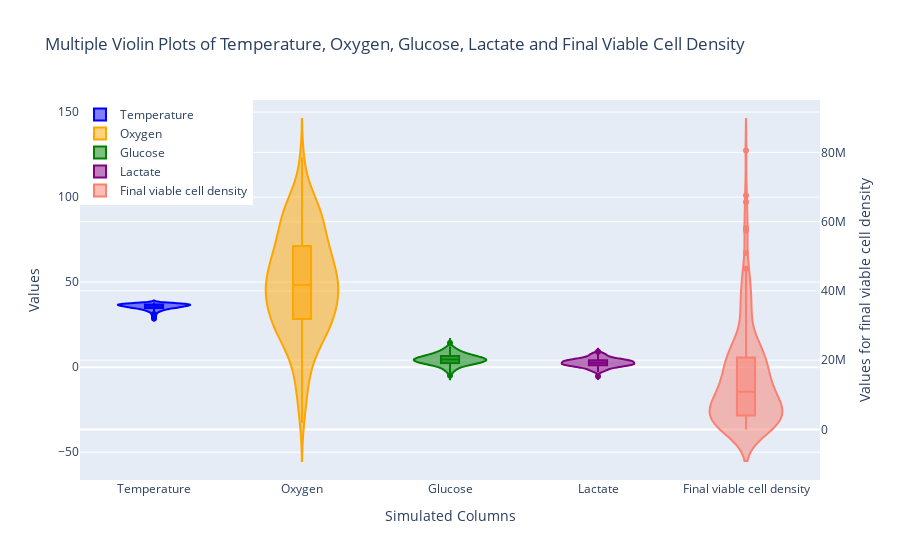

Notebook code cell kept with this figure:
### Markdown cell above
## 3.4 Violin Plot

The Violin plot is hybrid of a box plot and a kernel density plot and it compares probability disributions between two variables (Wikipedia Violin Plot, 2020, Seaborn.pydata.org violinplot, n.d.). Computed using KDE, the curve's width indicates frequency in each section (Yi, 2021). Therefore, the Violin Plot shows both the summary statistics and each variable's density, unlike the box plot which only depicts the summary statistics (Carron, 2021). Therefore, violin plots offer a more detailed representation of the shape of the distribution. 

For multiple Violin Plots, plotly.express and plotly.graph_objects (Plotly.com Graph Objects, n.d.) were imported. Violin plots for multiple traces were generated according to Plotlygraphs (2019), R (2020), Plotly.com Violin (n.d.) and GeeksforGeeks (2021). Trace is a graph object in each plot's data (Plotly.com Traces, n.d.). 

Stack Overflow (2023), Paul (2011), Hashcode55 (2017), Matplotlib.org different scales (n.d.) and Ciortan (2019) were used for reference for multiple Violin Plots on different y-axes.

### Code cell
# create violin traces for each dataset on the first y-axis
tracetemp = go.Violin(y=templg, name='Temperature', box_visible=True, line_color='blue')
traceoxyg = go.Violin(y=oxygenn, name='Oxygen', box_visible=True, line_color='orange')
tracegluc = go.Violin(y=glucosen, name='Glucose', box_visible=True, line_color='green')
tracelact = go.Violin(y=lactaten, name='Lactate', box_visible=True, line_color='purple')

# create a violin trace for fvcde on the second y-axis
tracefvcde = go.Violin(y=fvcde, name='Final viable cell density', 
                       box_visible=True, line_color='salmon', yaxis='y2')

# create layout with two y-axes
layout = go.Layout(
    title='Multiple Violin Plots of Temperature, Oxygen, Glucose, Lactate and Final Viable Cell Density',
    xaxis=dict(title='Simulated Columns'),
    yaxis=dict(title='Values'),
    yaxis2=dict(title='Values for final viable cell density', overlaying='y', side='right'),
    legend=dict(x=0, y=1)
)

fig = go.Figure(data=[tracetemp, traceoxyg, tracegluc, tracelact, tracefvcde], layout=layout) 
fig.show()

### Figure 1 — Plotly figure (JSON) as saved in the notebook; plotly's stock layout.template omitted (floating-point values rounded to 4 significant figures; data arrays with more than 128 entries replaced by an {"elided": "..."} marker saying what was removed)
{"data": [{"box": {"visible": true}, "line": {"color": "blue"}, "name": "Temperature", "type": "violin", "y": {"elided": "200 float values"}}, {"box": {"visible": true}, "line": {"color": "orange"}, "name": "Oxygen", "type": "violin", "y": {"elided": "200 float values"}}, {"box": {"visible": true}, "line": {"color": "green"}, "name": "Glucose", "type": "violin", "y": {"elided": "200 float values"}}, {"box": {"visible": true}, "line": {"color": "purple"}, "name": "Lactate", "type": "violin", "y": {"elided": "200 float values"}}, {"box": {"visible": true}, "line": {"color": "salmon"}, "name": "Final viable cell density", "type": "violin", "y": {"elided": "200 float values"}, "yaxis": "y2"}], "layout": {"legend": {"x": 0, "y": 1}, "title": {"text": "Multiple Violin Plots of Temperature, Oxygen, Glucose, Lactate and Final Viable Cell Density"}, "xaxis": {"title": {"text": "Simulated Columns"}}, "yaxis": {"title": {"text": "Values"}}, "yaxis2": {"overlaying": "y", "side": "right", "title": {"text": "Values for final viable cell density"}}}}
